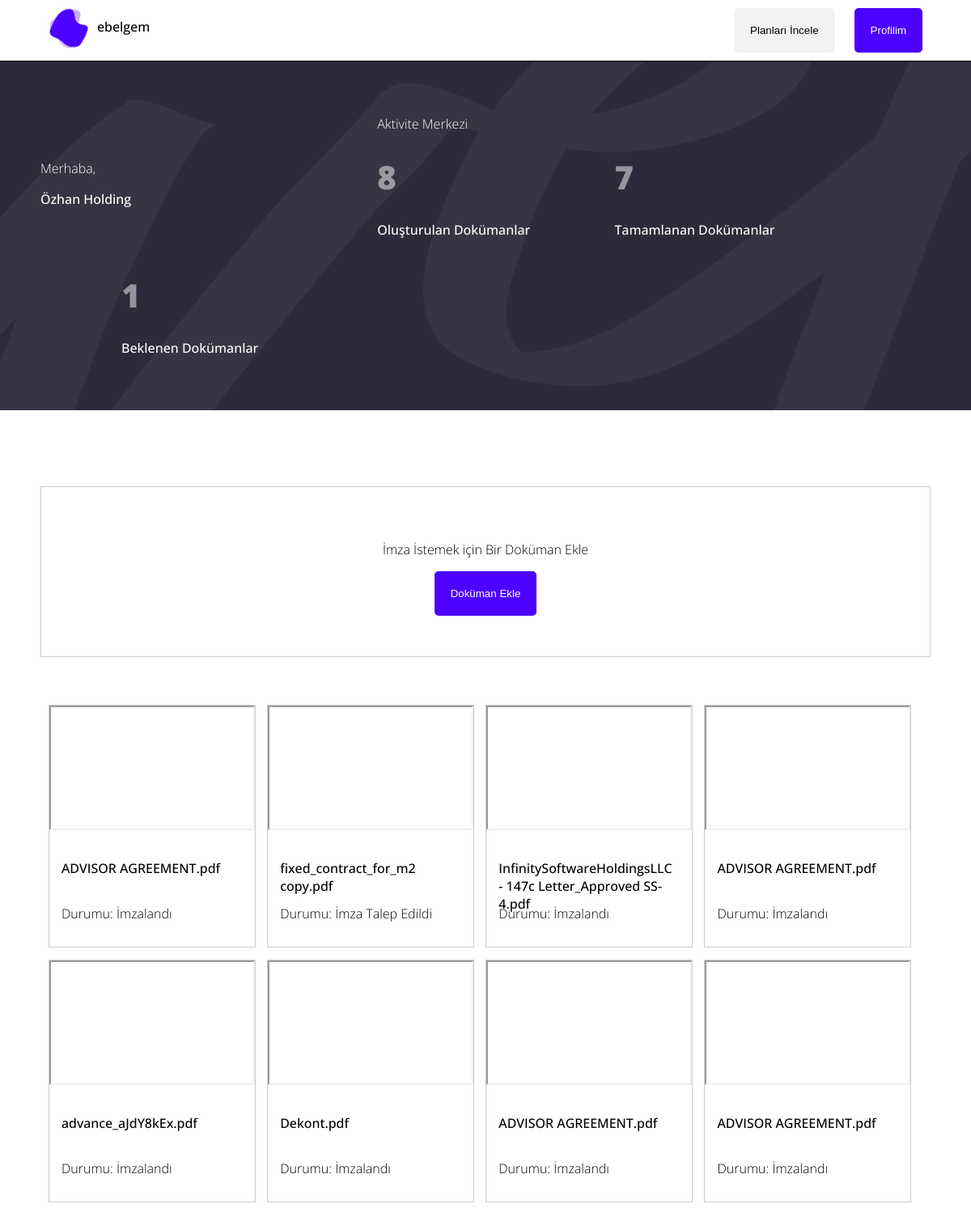
The page /dashboard (signed in) on the database its author committed.
### app.py (models this page shows, shortened)
class User(db.Model, UserMixin):
    id = db.Column(db.Integer, primary_key=True)
    email = db.Column(db.String)
    password = db.Column(db.String)
    company_name = db.Column(db.String)
    @property
    def owned_docs(self):
        return Document.query.filter_by(owner_fk=self.id).all()
    @property
    def signed_docs(self):
        docs = Document.query.filter_by(owner_fk=self.id).all()
        signatures = 0
        for i in docs:
            for c in Signature.query.filter_by(document_fk=i.id).all():
                if c.status == "İmzalandı":
                    signatures += 1
        return signatures
    @property
    def pending_docs(self):
        docs = Document.query.filter_by(owner_fk=self.id).all()
        signatures = 0
        for i in docs:
            for c in Signature.query.filter_by(document_fk=i.id).all():
                if c.status == "İmza Talep Edildi":
                    signatures += 1
        return signatures

class Signature(db.Model):
    id = db.Column(db.Integer, primary_key=True)
    document_fk = db.Column(db.Integer)
    fullname = db.Column(db.String)
    tc_kimlik = db.Column(db.Integer)
    email = db.Column(db.String)
    status = db.Column(db.String, default="İmza Talep Edildi")
    ip_address = db.Column(db.String)
    signature_uuid = db.Column(db.String)
    signature_date = db.Column(db.Date)

class Document(db.Model):
    id = db.Column(db.Integer, primary_key=True)
    document_uuid = db.Column(db.String)
    owner_fk = db.Column(db.Integer)
    document_name = db.Column(db.String)
    @property
    def signature(self):
        return Signature.query.filter_by(document_fk=self.id).first()

### app.py (the view)
@app.route("/dashboard")
def dashboard():
    documents = current_user.owned_docs
    return flask.render_template("dashboard.html", documents=documents, user=current_user)

### app.py (called while the page is built)
@login_manager.user_loader
def user_loader(user_id):
    return User.query.get(user_id)

### templates/dashboard.html (shortened to what this page needs)
<!doctype html>
<html lang="en">
<head>
</head>
<body style="padding: 0; margin: 0">
<div style="border-bottom: 0.2px solid black; width: 100%; height: 75px">
    <div style="" onclick="document.location = '/dashboard'">
        <img src="/static/logo.png" alt="" style="width: 50px; float: left; margin-left: 5%; margin-bottom: 10px; margin-top: 10px; display: inline-block">
        <span style="display: inline-block; vertical-align: top; margin-top: 22px; float: left; margin-left: 10px">ebelgem</span>
    </div>
    <button onclick="document.location = '/profile'" class="general-button" style="display: inline-block; float:right; margin-top: 10px; margin-right: 5%; background: rgba(76, 0, 255, 1); color: white">
        Profilim
    </button>
    <button onclick="document.location = '/#pricing'" class="general-button" style="display: inline-block; float:right; margin-top: 10px; margin-right: 2%">
        Planları İncele
    </button>
</div>
<div style="color: white; background-image: url('/static/background-welcome.svg'); padding: 50px; box-sizing: border-box; background-size: cover">
    <div style="display: inline-block">
        <p style="font-weight: 300">Merhaba,</p>
        <p>{{ user.company_name }}</p>
    </div>
    <div style="display: inline-block; margin-left: 300px">
        <p style="font-weight: 300">Aktivite Merkezi</p>
        <h1 style="font-weight: 800; opacity: 0.5">{{ documents | length }}</h1>
        <p>Oluşturulan Dokümanlar</p>
    </div>
    <div style="display: inline-block; margin-left: 100px">
        <h1 style="font-weight: 800; opacity: 0.5">{{ user.signed_docs  }}</h1>
        <p>Tamamlanan Dokümanlar</p>
    </div>
    <div style="display: inline-block; margin-left: 100px">
        <h1 style="font-weight: 800; opacity: 0.5">{{ user.pending_docs  }}</h1>
        <p>Beklenen Dokümanlar</p>
    </div>
</div>
<br>
<br>
<div style="margin: 50px">
    <center style="padding: 50px; border: 0.2px solid rgba(0, 0, 0, 0.2)">
        <p style="font-weight: 300; box-sizing: border-box;">İmza İstemek için Bir Doküman Ekle</p>
        <button onclick="document.location = '/upload_doc'" class="general-button" style="background: rgba(76, 0, 255, 1); color: white">
            Doküman Ekle
        </button>
    </center>
    <br>
    <br>
    {% for i in documents %}
        <div onclick="window.open('/view_doc/{{ i.document_uuid }}')" class="document-preview">
            <iframe style="width: 250px; height: 150px" src="/documents/{{ i.document_uuid }}"></iframe>
            <br>
            <p style="font-weight: 500; max-width: 250px; padding: 15px; box-sizing: border-box; height: 40px">{{ i.document_name }}</p>
            <p style="font-weight: 300; max-width: 250px; padding: 15px; box-sizing: border-box; height: 100px">Durumu:  {{ i.signature.status }}</p>
        </div>
    {% endfor %}
</div>
</body>
</html>

### templates/dashboard.html (style rules this page uses)
h1 { font-family: 'Open Sans', sans-serif; font-weight: 300; font-size: 2.5rem; }
body { font-family: "Open Sans", sans-serif; font-weight: 500; }
.document-preview { border: .2px solid rgba(0, 0, 0, 0.2); box-sizing: border-box; width: fit-content; display: inline-block; margin-left: 10px; height: 300px; margin-top: 15px }
.general-button { background: rgba(0, 0, 0, 0.05); padding: 20px; color: black; border: none; outline: none; border-radius: 5px; }

### rows shown on the page
User: company_name "Özhan Holding", pending_docs "1"
Signature: signed_docs "7"
Document: document_name "ADVISOR AGREEMENT.pdf", signature.status "İmzalandı"
Document: document_name "fixed_contract_for_m2 copy.pdf", signature.status "İmza Talep Edildi"
Document: document_name "InfinitySoftwareHoldingsLLC - 147c Letter_Approved SS-4.pdf", signature.status "İmzalandı"
Document: document_name "ADVISOR AGREEMENT.pdf", signature.status "İmzalandı"
Document: document_name "advance_aJdY8kEx.pdf", signature.status "İmzalandı"
Document: document_name "Dekont.pdf", signature.status "İmzalandı"
Document: document_name "ADVISOR AGREEMENT.pdf", signature.status "İmzalandı"
Document: document_name "ADVISOR AGREEMENT.pdf", signature.status "İmzalandı"

### other values the page prints
{{ documents | length }} "8"
